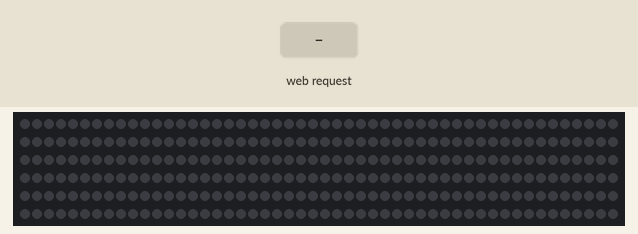
A sketch run on a simulated ESP8266 (NodeMCU). Parts: 300 RGB LEDs in strip order, left to right, continuing on the next row. The inputs (shaded band) are chosen by the test bench. Dim RGB values are drawn brighter than linear; WiFi joins after 1.5 s; servers stay silent unless stated; the strip is taken to match the declared colour order.

Above: at 2.7 s.
2.8 s: HTTP request GET /setStripColor?r=120&g=120&b=120 received
At 3.1 s:
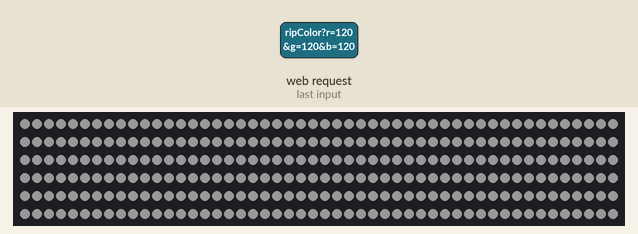
4.3 s: HTTP request GET /setStripColor?r=1&g=1&b=1 received
At 5.4 s:
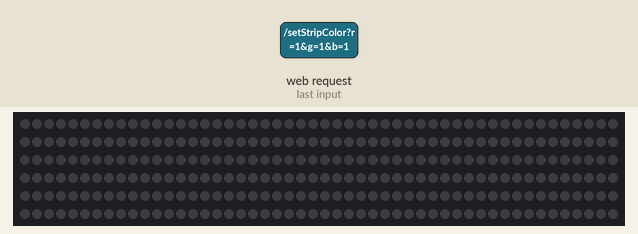
Timing chart, 0 to 7.3 s (numbered marks = the images above; inputs shaded):
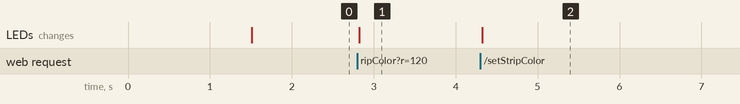

The sketch:

firmware.ino
```cpp
#include <ESP8266WiFi.h>
#include <ESPAsyncTCP.h>
#include <ESPAsyncWebServer.h>
#include <Adafruit_NeoPixel.h>

#define WIFI_SSID "dimanphone"
#define WIFI_PASSWORD "15122004"
#define LED_PIN 0
#define LED_COUNT 300
#define SERVER_PORT 80

Adafruit_NeoPixel strip(LED_COUNT, LED_PIN, NEO_RGB + NEO_KHZ800);
AsyncWebServer server(SERVER_PORT);

uint8_t ledBuffer[LED_COUNT * 3];
volatile size_t received = 0;
volatile bool responseSent = false;

void connectToWiFi() {
  WiFi.begin(WIFI_SSID, WIFI_PASSWORD);

  unsigned long startTime = millis();
  while (WiFi.status() != WL_CONNECTED) {
    delay(500);
    if (millis() - startTime > 30000) {
      ESP.restart();
    }
  }
}

void setup() {
  Serial.begin(115200);
  connectToWiFi();

  strip.begin();
  strip.setBrightness(50);
  strip.show();

  server.on("/ping", HTTP_GET, [](AsyncWebServerRequest *request){
    Serial.print("bobika");
    request->send(200, "text/plain", "esp_ok");
  });
  server.on("/setStripColor", HTTP_GET, [](AsyncWebServerRequest *request) {
    if (!request->hasParam("r") || !request->hasParam("g") || !request->hasParam("b")) {
      request->send(400, "text/plain", "Missing RGB parameters");
      return;
    }

    int r = request->getParam("r")->value().toInt();
    int g = request->getParam("g")->value().toInt();
    int b = request->getParam("b")->value().toInt();

    if (r < 0 || r > 255 || g < 0 || g > 255 || b < 0 || b > 255) {
      request->send(400, "text/plain", "Invalid RGB values");
      return;
    }

    for (int i = 0; i < LED_COUNT; i++) {
      strip.setPixelColor(i, strip.Color(r, g, b));
    }

    strip.show();
    request->send(200, "text/plain", "OK");
  });

  server.on("/setLedColors", HTTP_POST,
    [](AsyncWebServerRequest *request) {
      received = 0;
      responseSent = false;
    },
    nullptr,
    [](AsyncWebServerRequest *request, uint8_t *data, size_t len, size_t index, size_t total) {
      if (received + len > sizeof(ledBuffer)) {
        if (!responseSent) {
          request->send(413, "text/plain", "Payload too large");
          responseSent = true;
        }
        return;
      }

      memcpy(ledBuffer + received, data, len);
      received += len;

      if (received == total && !responseSent) {
        if (total != LED_COUNT * 3) {
          request->send(400, "text/plain", "Invalid data length");
          responseSent = true;
          return;
        }

        for (int i = 0; i < LED_COUNT; i++) {
          uint8_t r = ledBuffer[i * 3];
          uint8_t g = ledBuffer[i * 3 + 1];
          uint8_t b = ledBuffer[i * 3 + 2];
          strip.setPixelColor(i, strip.Color(r, g, b));
        }

        strip.show();
        request->send(200, "text/plain", "OK");
        responseSent = true;
      }
    });

  server.onNotFound([](AsyncWebServerRequest *request) {
    request->send(404, "text/plain", "Not Found");
  });

  server.begin();
}

void loop() {
  static unsigned long lastHeapCheck = 0;

  if (WiFi.status() != WL_CONNECTED) {
    connectToWiFi();
  }

  delay(1);
}
```

Measured:
- after the input at 2.8 s, the LEDs: change at once (image 1)
- after the input at 4.3 s, the LEDs: change at once (image 2)
